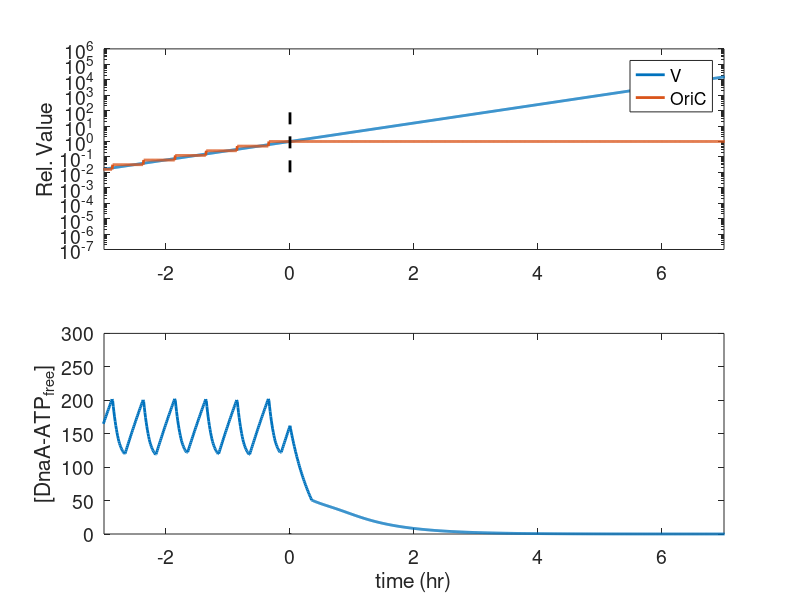

Write the MATLAB code that produced this figure.
% this script describe the hns dnaA initial model no division

% close all ;
clear all ;

tic;

%% global parameters
DT = 0.5;     %(h)
TT = DT*40 ; % total calculation time (h)
dt = 0.01 ;    % calculation time step (h)
T_shutdown = DT*20 ;
Cperiod = 0.7; 

dTdatA = 0 ; % time delay between OriC and datA (h)
dTdars1 = 0.1 ; % time delay between OriC and datA (h)
dTdars2 = 0.2 ; % time delay between OriC and datA (h)
dTdnaA = 0 ; % time delay between OriC and dnaA (min)


% repR = 1/Cperiod ; % DNA replication rate = 1 / C period
DNAlength = Cperiod/dt ; % DNA length is set to fix V fork = 1 ;
lambda0 = log(2)/DT ; % cell mass growth rate (h^-1)

D_total = 400;
KPD = 400;
KD = 50;

alphal = 750;
alphad1 = 100;
alphad2 = 643;
beta_datA = 600;
beta_rida = 500;


lambda = lambda0;
tseq = 15/60; % hr


phiP0 = 10^-3 * 10^6 ;
CAcc = 200  ; % critical cytoplasmic dnaA concentration to initiate DNA replication 
n = 5;
% KPD = 200/D_total;
Chns = 300;


%% initiation 
Tlist = (1 : TT/dt)*dt ; % unit [min]
Vlist = nan(1,TT/dt) ;
CDATPlist = nan(1,TT/dt) ;
DNAcopy = ones(TT/dt,DNAlength); % starting DNAcopy = 1 ;
DNAcopy(1,1) = 1 ;
DNAlist = NaN(TT/dt,1); % total DNA
OriClist = NaN(TT/dt,1); % total DNA
rptlist = NaN(TT/dt,ceil(TT/DT)+10) ; % DNA replication time
tertlist = NaN(TT/dt,ceil(TT/DT)+10) ; % DNA termination time
Preplist = NaN(TT/dt,ceil(TT/DT)+10) ; % position of DNA replication  
NAlist = NaN(TT/dt,1); % copy number of dnaA
Ndlist = NaN(TT/dt,1); % copy number of datA
nreplist = NaN(TT/dt,1); % number of DNA replication. starting from 1, not 0
RpOlist = NaN(TT/dt,1); % replication initiation operator, 1 for open, 0 for closed
Adlist = NaN(TT/dt,1); % the total capacity that datA could absorb dnaA

NA = 1 ; % copy number of dnaA
Ndat = 1 ; % copy number of datA
nrep = 1 ; % number of DNA replication. starting from 1, not 0
RpO = 1 ; % replication initiation operator, 1 for open, 0 for closed
V = 1 ; % initial cell mass
NDATP = 100;
% fATP = 0.8;
NT = D_total*V;
NDATPf = 0;

rpt = NaN(1,ceil(TT/DT)+10) ; % DNA replication time
tert = NaN(1,ceil(TT/DT)+10) ; % DNA termination time
Prep = NaN(1,ceil(TT/DT)+10) ; % position of DNA replication  
Vi =  NaN(1,ceil(TT/DT)+10) ; % initiation mass
Vt =  NaN(1,ceil(TT/DT)+10) ; % termination mass
S = 1;
for t = 1 : Tlist(end)/dt
    
    V = V + lambda*V*dt ;
    DNA = sum(DNAcopy(t,:))/DNAlength ;
    No = DNAcopy(t,dTdnaA/dt+1); % copy number of dnaA
    Ndat = DNAcopy(t,dTdatA/dt+1); % copy number of datA
    Nd1 = DNAcopy(t,dTdars1/dt+1); % copy number of dars1
    Nd2 = DNAcopy(t,dTdars2/dt+1); % copy number of dars2
    CDATP = NDATP/V;
    CDADP = (NT-NDATP)/V;
%     CDATPf = max(NDATP - DNA*Chns,0)/V; 
    fATP = NDATP/NT;
    NDf = max(NT - DNA*Chns,0) ;
    CDf = NDf/V;
    CDATPf = CDf*fATP;    


    if t*dt<T_shutdown
        NT = NT + dt*(phiP0*lambda*V/(1+(CDf/KPD)^n));
        NDATP = NDATP + dt * ((alphal*V + alphad1*Nd1 + alphad2*Nd2) * CDADP/(KD+CDADP) - (beta_datA + beta_rida)*No * CDATP/(KD+CDATP) + phiP0*lambda*V/(1+(CDf/KPD)^n) );
%         fATP = fATP + dt * ((alphal + alphad1*Nd1/V + alphad2*Nd2/V) * (1-fATP)/(KPD+1-fATP) - (beta_datA + beta_rida) * No/V * fATP/(KPD+fATP) + lambda*(1-fATP));
    else
        NDATP = NDATP + dt * ((alphal*V + alphad1*Nd1 + alphad2*Nd2) * CDADP/(KD+CDADP) - (beta_datA + beta_rida)*No * CDATP/(KD+CDATP));
%         fATP = fATP + dt * ((alphal + alphad1*Nd1/V + alphad2*Nd2/V) * (1-fATP)/(KPD+1-fATP) - (beta_datA + beta_rida) * No/V* fATP/(KPD+fATP));
    end
    
    
    
    DNAcopy(t+1,:) = DNAcopy(t,:) ;
    % check new replication initiation condition
    if CDATPf > CAcc && RpO == 1
        nrep = nrep +1; % replication number +1
        Prep(nrep) = 1 ; % generate new replication position
        rpt(nrep) = t*dt; % replication time +dt
        RpO = 0; % stop new replicaiton initiation
        Vi(nrep) = V/DNAcopy(t,1); % note initiation mass
%         lambda = lambda0 * (epsilon * randn(1,1)+1);
    end
    % DNA replication
    for f = 1 : length(Prep) 
        if Prep(f) <= Cperiod/dt
            DNAcopy(t+1,Prep(f)) = DNAcopy(t+1,Prep(f))*2 ; % all DNA replicates
            Prep(f) = Prep(f) +1 ; % replication position moves
        else if Prep(f) > Cperiod/dt % DNA replication terminates
            Prep(f) = NaN ;   
            tert(nrep) = t*dt ; % DNA termination time
            Vt(nrep) = V/DNAcopy(t,end-1) ; % termination mass
            end
        end
    end
    % set replication initiation operator
    if t == ceil((rpt(nrep) + tseq)/dt); RpO = 1; end
    
    
    % save data in vectors

    CDATPlist(t) = NDATPf/V;
    Vlist(t) = V ;
    OriClist(t) = DNAcopy(t,1) ;
    DNAlist(t) = DNA;
    NTlist(t) = NT;
    fATPlist(t) = fATP;
%     rptlist(t,:) = rpt ; 
%     tertlist(t,:) = tert ; 
%     Preplist(t,:) = Prep ; 
%     NAlist(t) = NA; 
%     Ndlist(t) = Ndat; 
    nreplist(t) = nrep;
    RpOlist(t) = RpO; 
    Df_list(t) = CDf;
    DATPf_list(t) = CDATPf;

end

%% plot

figure('position',[100 100 300 500]);

subplot(2,1,1)
semilogy(Tlist-T_shutdown, Vlist/Vlist(T_shutdown/dt),'linewidth',2); hold all
semilogy(Tlist-T_shutdown, OriClist/OriClist(T_shutdown/dt),'linewidth',2);
plot([0 0], [10^-2 10^2],'k--','linewidth',2);
legend('V','OriC','location','best');
ylabel('Rel. Value');
xlim([-3 7]);
set(gca,'fontsize',14);

subplot(2,1,2)
plot(Tlist-T_shutdown, DATPf_list,'linewidth',2); hold all
% plot(Tlist-T_shutdown, Df_list,'linewidth',2); hold all
xlabel('time (hr)');
ylabel('[DnaA-ATP_f_r_e_e]');
plot([0 0], [0 1],'k--','linewidth',2);
xlim([-3 7]);
% ylim([0 0.4]);
set(gca,'fontsize',14);

%%
% figure;
% plot(Tlist-T_shutdown, fATPlist,'linewidth',2); hold all

